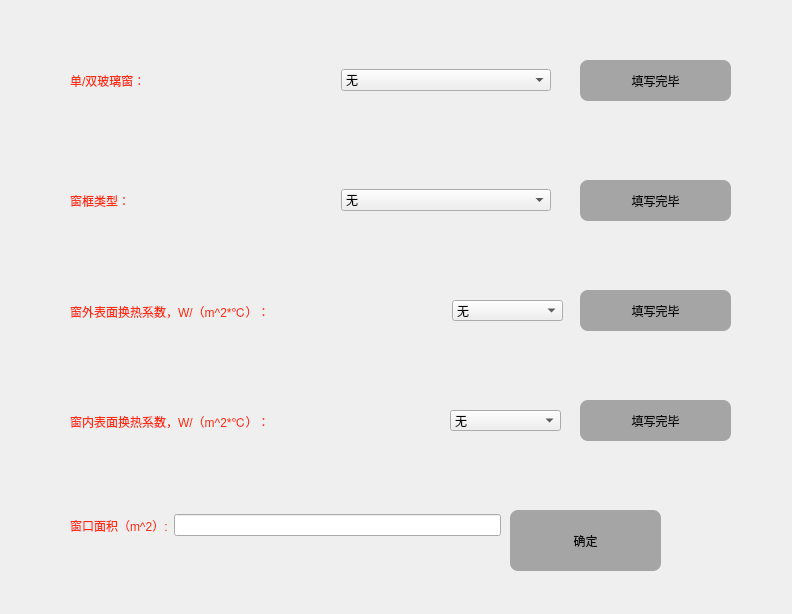
<?xml version="1.0" encoding="UTF-8"?>
<ui version="4.0">
 <class>Form</class>
 <widget class="QWidget" name="Form">
  <property name="geometry">
   <rect>
    <x>0</x>
    <y>0</y>
    <width>792</width>
    <height>614</height>
   </rect>
  </property>
  <property name="windowTitle">
   <string>Form</string>
  </property>
  <property name="styleSheet">
   <string notr="true">QWidget#Form{
border-image: url(:/chuang/chuanghu.png);

}
</string>
  </property>
  <widget class="QPushButton" name="queding_ck">
   <property name="enabled">
    <bool>false</bool>
   </property>
   <property name="geometry">
    <rect>
     <x>580</x>
     <y>180</y>
     <width>151</width>
     <height>41</height>
    </rect>
   </property>
   <property name="styleSheet">
    <string notr="true">QPushButton{
color:white;
font: 16pt &quot;楷体&quot;;
border-radius:8px;
background-color:rgb(33, 174, 250);
spacing:20px;
}
QPushButton:hover{
background-color:rgb(72,203,250);
}
QPushButton:checked{
background-color: rgb(11, 15, 255);
}
QPushButton:pressed{
background-color:rgb(85,85,255);
}
QPushButton:disabled{

	background-color: rgb(165, 165, 165);
	color: rgb(11, 11, 11);
}</string>
   </property>
   <property name="text">
    <string>填写完毕</string>
   </property>
   <property name="checkable">
    <bool>true</bool>
   </property>
  </widget>
  <widget class="QWidget" name="layoutWidget_2">
   <property name="geometry">
    <rect>
     <x>60</x>
     <y>480</y>
     <width>441</width>
     <height>91</height>
    </rect>
   </property>
   <layout class="QHBoxLayout" name="horizontalLayout_4">
    <property name="leftMargin">
     <number>10</number>
    </property>
    <item>
     <widget class="QLabel" name="label_4">
      <property name="styleSheet">
       <string notr="true">font: 14pt &quot;楷体&quot;;
color: rgb(255, 44, 16);</string>
      </property>
      <property name="text">
       <string>窗口面积（m^2）:</string>
      </property>
     </widget>
    </item>
    <item>
     <widget class="QLineEdit" name="chuangmian">
      <property name="styleSheet">
       <string notr="true">font: 18pt &quot;楷体&quot;;</string>
      </property>
     </widget>
    </item>
   </layout>
  </widget>
  <widget class="QPushButton" name="queding_ds">
   <property name="enabled">
    <bool>false</bool>
   </property>
   <property name="geometry">
    <rect>
     <x>580</x>
     <y>60</y>
     <width>151</width>
     <height>41</height>
    </rect>
   </property>
   <property name="styleSheet">
    <string notr="true">QPushButton{
color:white;
font: 16pt &quot;楷体&quot;;
border-radius:8px;
background-color:rgb(33, 174, 250);
spacing:20px;
}
QPushButton:hover{
background-color:rgb(72,203,250);
}
QPushButton:pressed{
background-color:rgb(85,85,255);
}
QPushButton:checked{
background-color: rgb(11, 15, 255);
}
QPushButton:disabled{

	background-color: rgb(165, 165, 165);
	color: rgb(11, 11, 11);
}</string>
   </property>
   <property name="text">
    <string>填写完毕</string>
   </property>
   <property name="checkable">
    <bool>true</bool>
   </property>
  </widget>
  <widget class="QPushButton" name="queding_cn">
   <property name="enabled">
    <bool>false</bool>
   </property>
   <property name="geometry">
    <rect>
     <x>580</x>
     <y>400</y>
     <width>151</width>
     <height>41</height>
    </rect>
   </property>
   <property name="styleSheet">
    <string notr="true">QPushButton{
color:white;
font: 16pt &quot;楷体&quot;;
border-radius:8px;
background-color:rgb(33, 174, 250);
spacing:20px;
}
QPushButton:hover{
background-color:rgb(72,203,250);
}
QPushButton:checked{
background-color: rgb(11, 15, 255);
}
QPushButton:pressed{
background-color:rgb(85,85,255);
}
QPushButton:disabled{

	background-color: rgb(165, 165, 165);
	color: rgb(11, 11, 11);
}</string>
   </property>
   <property name="text">
    <string>填写完毕</string>
   </property>
   <property name="checkable">
    <bool>true</bool>
   </property>
  </widget>
  <widget class="QWidget" name="layoutWidget_4">
   <property name="geometry">
    <rect>
     <x>60</x>
     <y>160</y>
     <width>491</width>
     <height>81</height>
    </rect>
   </property>
   <layout class="QHBoxLayout" name="horizontalLayout_2">
    <property name="spacing">
     <number>60</number>
    </property>
    <property name="leftMargin">
     <number>10</number>
    </property>
    <item>
     <widget class="QLabel" name="label_2">
      <property name="styleSheet">
       <string notr="true">font: 14pt &quot;楷体&quot;;
color: rgb(255, 44, 16);</string>
      </property>
      <property name="text">
       <string>窗框类型：</string>
      </property>
     </widget>
    </item>
    <item>
     <widget class="QComboBox" name="chuangk_com">
      <property name="styleSheet">
       <string notr="true">font: 12pt &quot;楷体&quot;;</string>
      </property>
      <item>
       <property name="text">
        <string>无</string>
       </property>
      </item>
      <item>
       <property name="text">
        <string>全部金属</string>
       </property>
      </item>
      <item>
       <property name="text">
        <string>木窗框（80%玻璃）</string>
       </property>
      </item>
      <item>
       <property name="text">
        <string>木窗框（60%玻璃）</string>
       </property>
      </item>
      <item>
       <property name="text">
        <string>金属窗框（80%玻璃）</string>
       </property>
      </item>
     </widget>
    </item>
   </layout>
  </widget>
  <widget class="QWidget" name="layoutWidget_5">
   <property name="geometry">
    <rect>
     <x>60</x>
     <y>30</y>
     <width>491</width>
     <height>101</height>
    </rect>
   </property>
   <layout class="QHBoxLayout" name="horizontalLayout">
    <property name="spacing">
     <number>60</number>
    </property>
    <property name="leftMargin">
     <number>10</number>
    </property>
    <item>
     <widget class="QLabel" name="label">
      <property name="styleSheet">
       <string notr="true">font: 14pt &quot;楷体&quot;;
color: rgb(255, 44, 16);</string>
      </property>
      <property name="text">
       <string>单/双玻璃窗：</string>
      </property>
     </widget>
    </item>
    <item>
     <widget class="QComboBox" name="dsbl_com">
      <property name="styleSheet">
       <string notr="true">font: 12pt &quot;楷体&quot;;</string>
      </property>
      <item>
       <property name="text">
        <string>无</string>
       </property>
      </item>
      <item>
       <property name="text">
        <string>单层窗玻璃</string>
       </property>
      </item>
      <item>
       <property name="text">
        <string>双层窗玻璃</string>
       </property>
      </item>
     </widget>
    </item>
   </layout>
  </widget>
  <widget class="QPushButton" name="queding_cw">
   <property name="enabled">
    <bool>false</bool>
   </property>
   <property name="geometry">
    <rect>
     <x>580</x>
     <y>290</y>
     <width>151</width>
     <height>41</height>
    </rect>
   </property>
   <property name="styleSheet">
    <string notr="true">QPushButton{
color:white;
font: 16pt &quot;楷体&quot;;
border-radius:8px;
background-color:rgb(33, 174, 250);
spacing:20px;
}
QPushButton:hover{
background-color:rgb(72,203,250);
}
QPushButton:checked{
background-color: rgb(11, 15, 255);
}
QPushButton:pressed{
background-color:rgb(85,85,255);
}
QPushButton:disabled{

	background-color: rgb(165, 165, 165);
	color: rgb(11, 11, 11);
}</string>
   </property>
   <property name="text">
    <string>填写完毕</string>
   </property>
   <property name="checkable">
    <bool>true</bool>
   </property>
  </widget>
  <widget class="QPushButton" name="queding_chuangk">
   <property name="enabled">
    <bool>false</bool>
   </property>
   <property name="geometry">
    <rect>
     <x>510</x>
     <y>510</y>
     <width>151</width>
     <height>61</height>
    </rect>
   </property>
   <property name="styleSheet">
    <string notr="true">QPushButton{
color:white;
font: 16pt &quot;楷体&quot;;
border-radius:8px;
background-color:rgb(33, 174, 250);
spacing:20px;
}
QPushButton:hover{
background-color:rgb(72,203,250);
}
QPushButton:pressed{
background-color:rgb(85,85,255);
}
QPushButton:disabled{

	background-color: rgb(165, 165, 165);
	color: rgb(11, 11, 11);
}</string>
   </property>
   <property name="text">
    <string>确定</string>
   </property>
  </widget>
  <widget class="QComboBox" name="chuangn">
   <property name="geometry">
    <rect>
     <x>450</x>
     <y>410</y>
     <width>111</width>
     <height>21</height>
    </rect>
   </property>
   <property name="styleSheet">
    <string notr="true">font: 12pt &quot;楷体&quot;;</string>
   </property>
   <item>
    <property name="text">
     <string>无</string>
    </property>
   </item>
   <item>
    <property name="text">
     <string>5.8</string>
    </property>
   </item>
   <item>
    <property name="text">
     <string>6.4</string>
    </property>
   </item>
   <item>
    <property name="text">
     <string>7.0</string>
    </property>
   </item>
   <item>
    <property name="text">
     <string>7.6</string>
    </property>
   </item>
   <item>
    <property name="text">
     <string>8.2</string>
    </property>
   </item>
   <item>
    <property name="text">
     <string>8.7</string>
    </property>
   </item>
   <item>
    <property name="text">
     <string>9.4</string>
    </property>
   </item>
   <item>
    <property name="text">
     <string>9.9</string>
    </property>
   </item>
   <item>
    <property name="text">
     <string>10.5</string>
    </property>
   </item>
   <item>
    <property name="text">
     <string>11.1</string>
    </property>
   </item>
  </widget>
  <widget class="QLabel" name="label_3">
   <property name="geometry">
    <rect>
     <x>70</x>
     <y>410</y>
     <width>384</width>
     <height>23</height>
    </rect>
   </property>
   <property name="minimumSize">
    <size>
     <width>300</width>
     <height>0</height>
    </size>
   </property>
   <property name="maximumSize">
    <size>
     <width>400</width>
     <height>16777215</height>
    </size>
   </property>
   <property name="styleSheet">
    <string notr="true">font: 14pt &quot;楷体&quot;;
color: rgb(255, 44, 16);</string>
   </property>
   <property name="text">
    <string>窗内表面换热系数，W/（m^2*℃）：</string>
   </property>
  </widget>
  <widget class="QLabel" name="label_5">
   <property name="geometry">
    <rect>
     <x>70</x>
     <y>271</y>
     <width>400</width>
     <height>81</height>
    </rect>
   </property>
   <property name="minimumSize">
    <size>
     <width>400</width>
     <height>0</height>
    </size>
   </property>
   <property name="maximumSize">
    <size>
     <width>400</width>
     <height>16777215</height>
    </size>
   </property>
   <property name="styleSheet">
    <string notr="true">font: 14pt &quot;楷体&quot;;
color: rgb(255, 44, 16);</string>
   </property>
   <property name="text">
    <string>窗外表面换热系数，W/（m^2*℃）：</string>
   </property>
  </widget>
  <widget class="QComboBox" name="chuangw">
   <property name="geometry">
    <rect>
     <x>452</x>
     <y>300</y>
     <width>111</width>
     <height>21</height>
    </rect>
   </property>
   <property name="styleSheet">
    <string notr="true">font: 12pt &quot;楷体&quot;;</string>
   </property>
   <item>
    <property name="text">
     <string>无</string>
    </property>
   </item>
   <item>
    <property name="text">
     <string>11.6</string>
    </property>
   </item>
   <item>
    <property name="text">
     <string>12.8</string>
    </property>
   </item>
   <item>
    <property name="text">
     <string>14.0</string>
    </property>
   </item>
   <item>
    <property name="text">
     <string>15.1</string>
    </property>
   </item>
   <item>
    <property name="text">
     <string>16.3</string>
    </property>
   </item>
   <item>
    <property name="text">
     <string>17.5</string>
    </property>
   </item>
   <item>
    <property name="text">
     <string>18.6</string>
    </property>
   </item>
   <item>
    <property name="text">
     <string>19.8</string>
    </property>
   </item>
   <item>
    <property name="text">
     <string>20.9</string>
    </property>
   </item>
   <item>
    <property name="text">
     <string>22.1</string>
    </property>
   </item>
   <item>
    <property name="text">
     <string>23.3</string>
    </property>
   </item>
   <item>
    <property name="text">
     <string>24.4</string>
    </property>
   </item>
   <item>
    <property name="text">
     <string>25.6</string>
    </property>
   </item>
   <item>
    <property name="text">
     <string>26.7</string>
    </property>
   </item>
   <item>
    <property name="text">
     <string>27.9</string>
    </property>
   </item>
   <item>
    <property name="text">
     <string>29.1</string>
    </property>
   </item>
  </widget>
 </widget>
 <resources>
  <include location="../pic/chuanghu.qrc"/>
 </resources>
 <connections/>
</ui>
